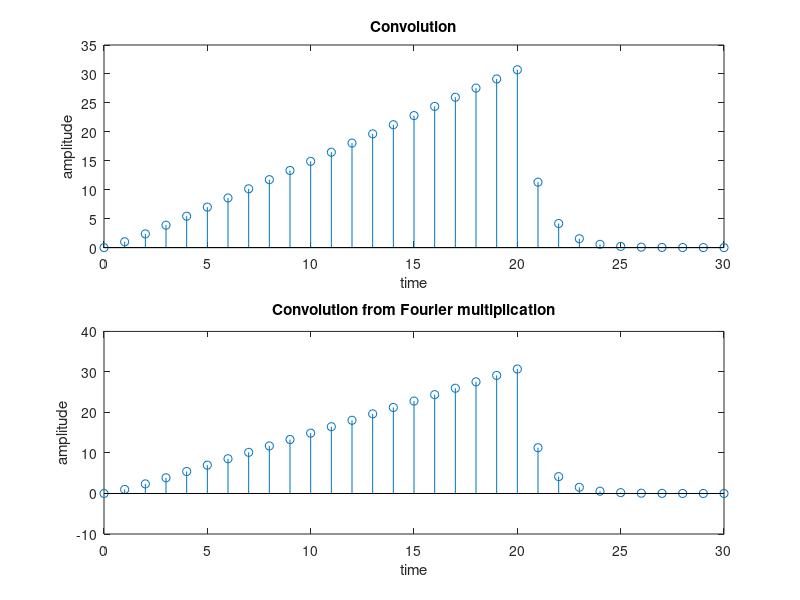

Recreate this plot in MATLAB.
clear all
close all

%create signal 1
n1 = [0:10];
signal1 = exp(-n1);

%create signal 2
n2 = [0:20];
signal2 = n2;

nconv = [n1(1) + n2(1):n1(end) + n2(end)];%convolution time
%create convolution
C = conv(signal1, signal2);
subplot(2,2,1:2)
stem(nconv, C)
title("Convolution");
xlabel("time");
ylabel("amplitude");

%create Fourier Transform for signal1 and signal2 
fsignal1 = fft(signal1,length(nconv));
fsignal2 = fft(signal2,length(nconv));
%Inverted Fourier Transform
%to compare the 2 graphs in time division
fc = ifft(fsignal1.*fsignal2);
subplot(2,2,3:4)
stem(nconv, fc)
title("Convolution from Fourier multiplication");
xlabel("time");
ylabel("amplitude");


